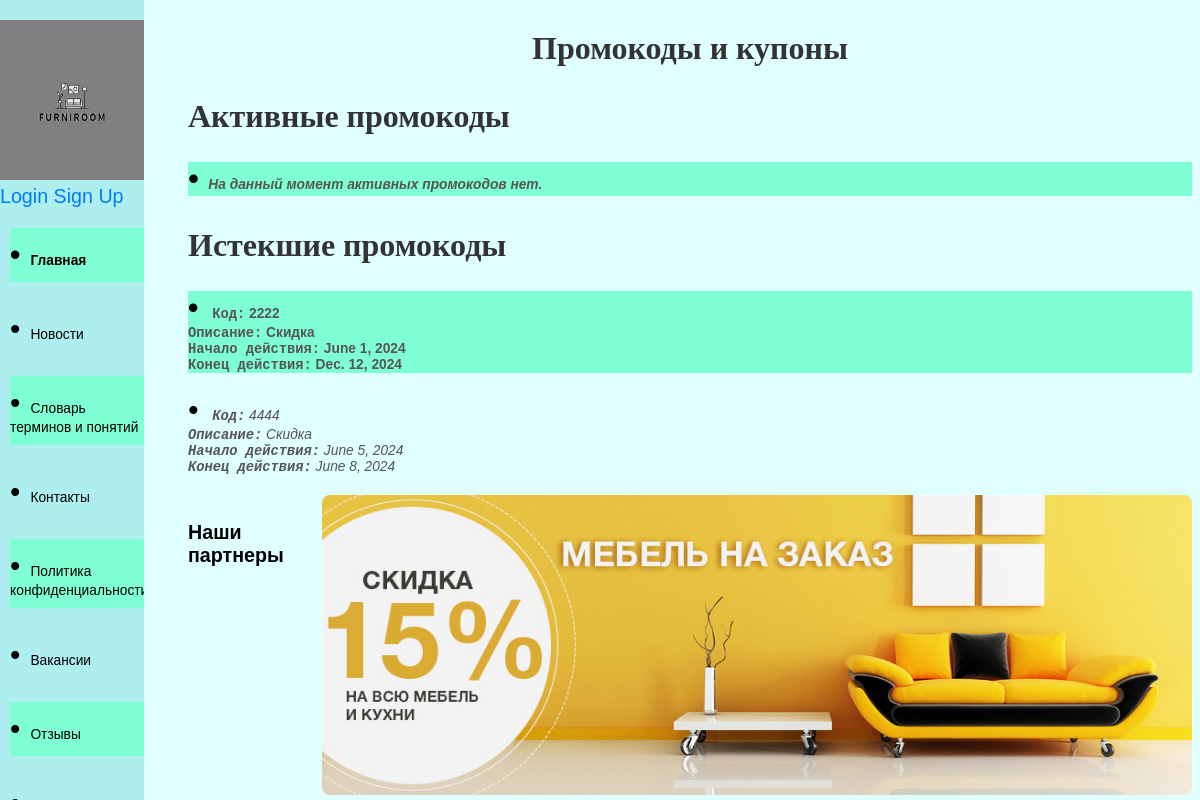
Page /promo_codes_list/ on the committed database.
### furniture/models.py (models this page shows, shortened)
class PromoCode(models.Model):
    code = models.CharField(max_length=8)
    description = models.TextField()
    start_date = models.DateField()
    end_date = models.DateField()

### furniture/views.py (the view)
# urls.py: path('promo_codes_list/', promo_codes_list, name='promo_codes_list'),
def promo_codes_list(request):
    current_date = timezone.now().date()
    active_promo_codes = PromoCode.objects.filter(start_date__lte=current_date, end_date__gte=current_date)
    expired_promo_codes = PromoCode.objects.filter(end_date__lt=current_date)
    return render(request, 'promo_codes_list.html', {
        'active_promo_codes': active_promo_codes,
        'expired_promo_codes': expired_promo_codes,
    })

### furniture/templates/promo_codes_list.html (shortened to what this page needs)
{% extends 'base.html' %}
{% block content %}
    <h1>Промокоды и купоны</h1>
    <h2>Активные промокоды</h2>
    <ul>
        {% for promo_code in active_promo_codes %}
            <li>
                <strong>Код:</strong> {{ promo_code.code }}<br>
                <strong>Описание:</strong> {{ promo_code.description }}<br>
                <strong>Начало действия:</strong> {{ promo_code.start_date }}<br>
                <strong>Конец действия:</strong> {{ promo_code.end_date }}
            </li>
        {% empty %}
            <li>На данный момент активных промокодов нет.</li>
        {% endfor %}
    </ul>
    <h2>Истекшие промокоды</h2>
    <ul>
        {% for promo_code in expired_promo_codes %}
            <li>
                <strong>Код:</strong> {{ promo_code.code }}<br>
                <strong>Описание:</strong> {{ promo_code.description }}<br>
                <strong>Начало действия:</strong> {{ promo_code.start_date }}<br>
                <strong>Конец действия:</strong> {{ promo_code.end_date }}
            </li>
        {% empty %}
            <li>На данный момент нет истекших промокодов.</li>
        {% endfor %}
    </ul>
{% endblock %}

### furniture/static/furniture/style.css (style rules this page uses)
body { background-color: #E0FFFF; }
h2 { font-size: 12px; color: #2c3e50; margin-top: 30px; }
h1 { font-size: 16px; text-align: center; margin-bottom: 20px; }
ul { list-style-type: none; }
li::before { content: "\2022"; color: black; font-size: 1.5rem; margin-right: 10px; }
body { font-family: 'Arial', sans-serif; }
h1, h2 { font-family: 'Roboto', 'Times New Roman', 'Arial', sans-serif; font-size: 32px; color: #333; }
ul { list-style-type: none; padding: 0; }
li { margin-bottom: 20px; font-family: 'Verdana', sans-serif; font-size: 0.7rem; color: #555; }
strong, em { font-family: 'Courier New', monospace; }
:root { --hue: 223; --bg: hsl(var(--hue),90%,90%); --fg: hsl(var(--hue),90%,10%); --primary: hsl(var(--hue),90%,55%); --red: hsl(3,90%,50%); --orange: hsl(33,90%,50%); --green: hsl(153,90%,30%); --purple: hsl(273,90%,50%); --magenta: hsl(303,90%,50%); --trans-dur: 0.3s; font-size: calc(16px + (20 - 16) * (100vw - 320px) / (1280 - 320)); }
li:first-child { font-weight: bold; }
li:last-child { font-style: italic; }
li:nth-child(odd) { background-color: #7FFFD4; }

### rows in the picture
PromoCode: code "2222", description "Скидка", start_date "June 1, 2024", end_date "Dec. 12, 2024"
PromoCode: code "4444", description "Скидка", start_date "June 5, 2024", end_date "June 8, 2024"
